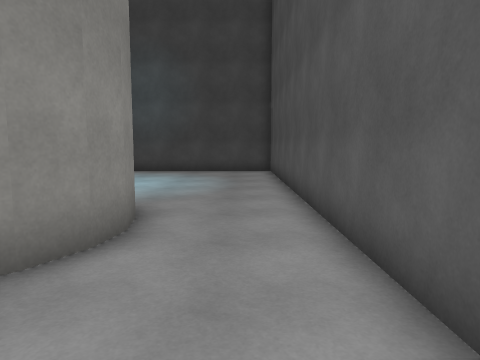
view 1 (above)

12 first-person views from a walk through a 3-D level made in the Unity game engine. The camera is 1.4 m above the floor, tilts 6° down and sees 70° across. The floor is counted in squares, 1 m on a side. Each view is taken from the middle of a square. On the plan, view 1 faces up. The plan holds only what a view shows up to about 15 squares ahead; the rest is blank. The place goes on beyond the plan. Some animated figures are left out. Surface patterns are stand-ins for the level's own textures.

view 2
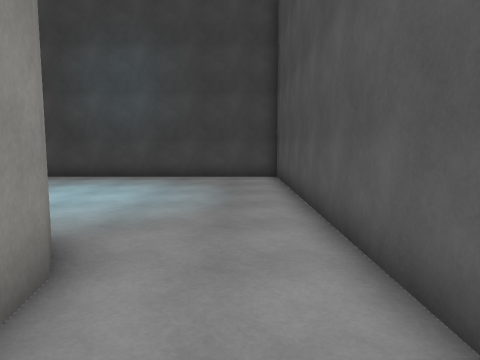

view 3
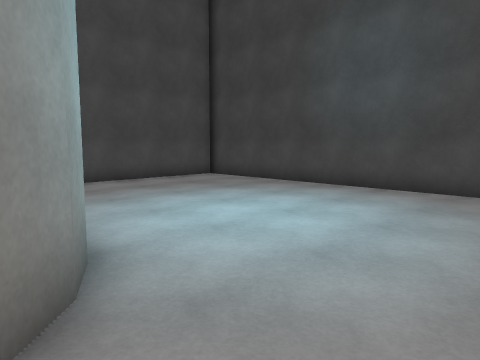

view 4
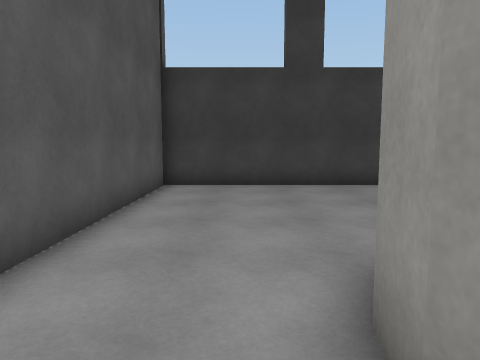

view 5
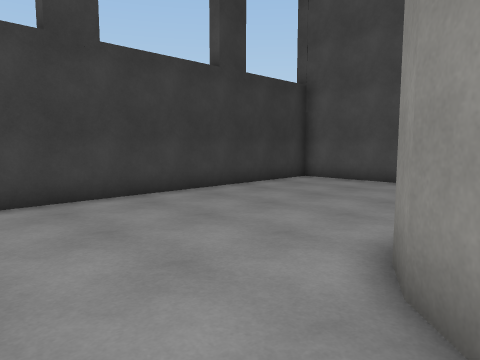

view 6
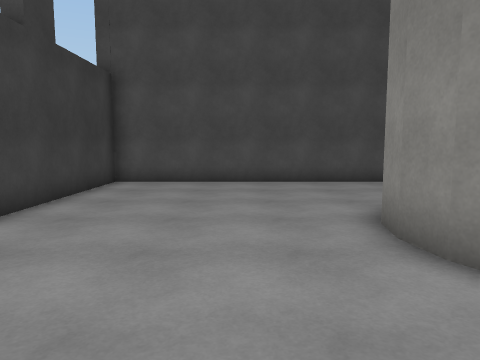

view 7
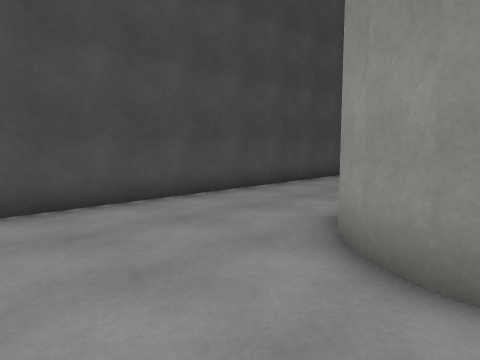

view 8
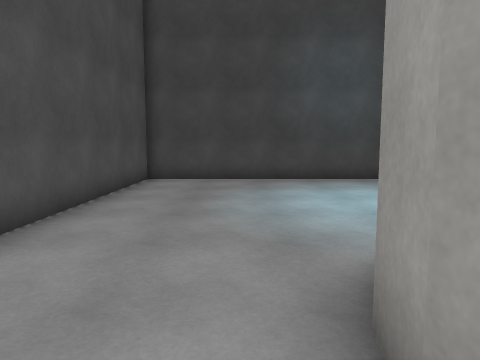

view 9
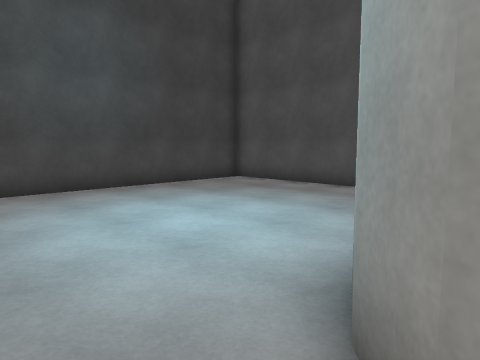

view 10
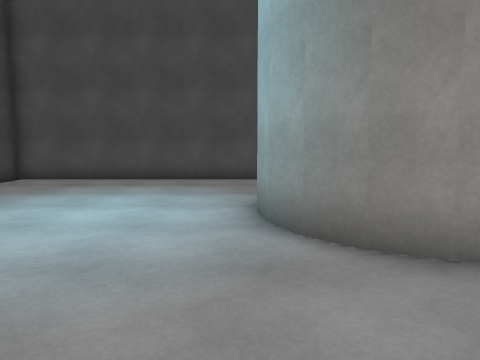

view 11
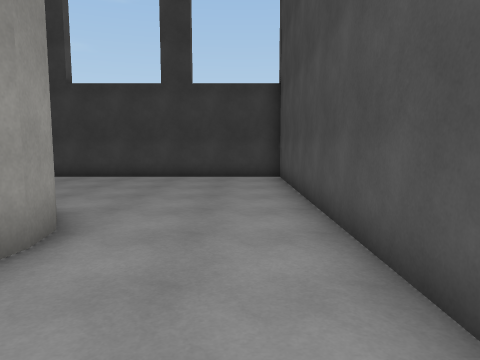

view 12
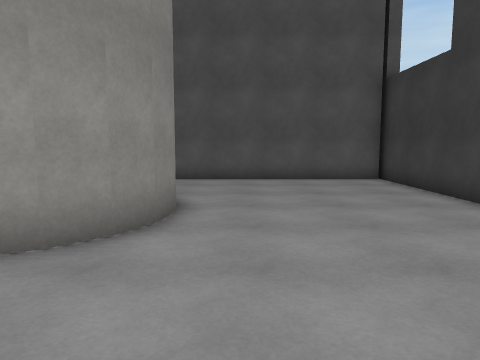

### Floor plan
Points are (right, up) in squares from view 1. A wall is a line through its corners. A room is listed if a view was taken in it or the views show most of it. See-through windows are left out.
Room 1 (views 1, 2, 3, 4, 5, 6, 7, 8, 9, 10, 11, 12)
walls: (-4.1, 8.5) (-3.1, 8.1) (-2.4, 7.4) (-2, 6.5) (-1.9, 5.5) (-2, 4.5) (-2.4, 3.7) (-3.1, 3) (-4, 2.5) (-5, 2.4) (-6, 2.5) (-6.9, 3) (-7.6, 3.6) (-8, 4.5) (-8.1, 5.5) (-8, 6.5) (-7.5, 7.3) (-6.9, 8) (-6, 8.5) (-4.9, 8.7); (1.6, -4.6) (1.6, 17.8) (-12.7, 17.8) (-12.7, -4.6) (2, -4.6)

Positions as (right, up) in squares from view 1, and headings:
1: (0, 0), facing up
2: (0, 3), facing up
3: (0, 7), facing up-left
4: (-1, 7), facing down
5: (0, 4), facing down-left
6: (0, 0), facing left
7: (-5, -1), facing up-left
8: (-9, 4), facing up
9: (-9, 7), facing up-right
10: (-12, 9), facing right
11: (-11, 10), facing down
12: (-12, 1), facing right
